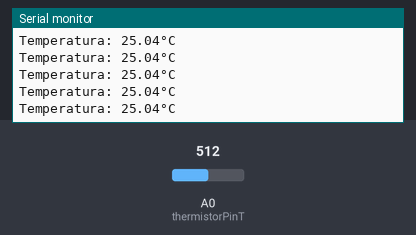
A sketch run on a simulated Arduino Uno, built with avr-gcc and run on an emulated ATmega328P. Shown: the last lines printed to the serial monitor. The inputs (shaded band) are chosen by the test bench; at power-on: A0 (thermistorPinT) = 512.

Above: at 1.2 s.
1.3 s: A0 (thermistorPinT) set to 339
At 2.4 s:
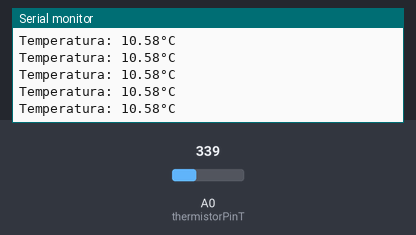
4.3 s: A0 (thermistorPinT) set to 321
At 4.9 s:
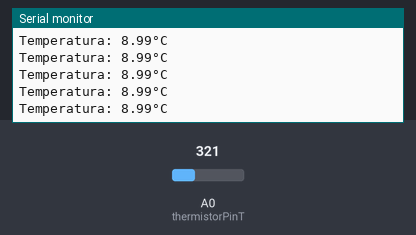
5.8 s: A0 (thermistorPinT) set to 237
At 6.8 s:
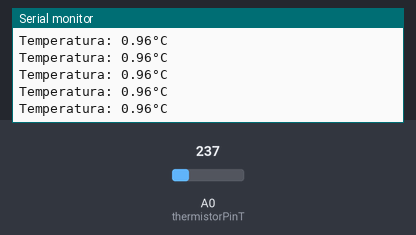
8.8 s: A0 (thermistorPinT) set to 217
At 9.6 s:
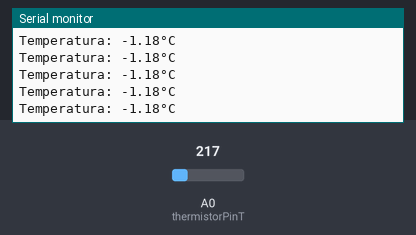
11.8 s: A0 (thermistorPinT) set to 157
At 12.4 s:
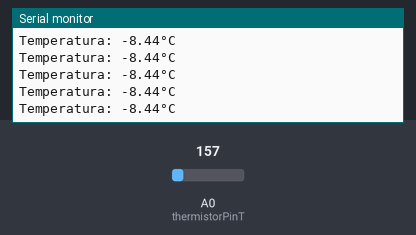
14.8 s: A0 (thermistorPinT) set to 130
At 15.7 s:
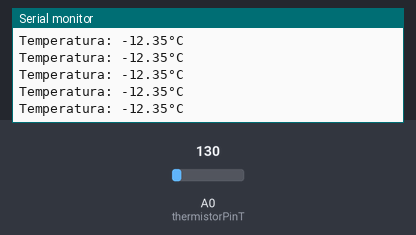
Timing chart, 0 to 17.3 s (numbered marks = the images above; inputs shaded):
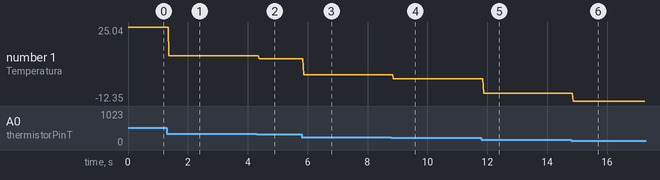

Measured:
- after the input at 1.3 s, the serial monitor: prints a new line after 0.06 s (image 1)
- after the input at 4.3 s, the serial monitor: prints a new line after 0.08 s (image 2)
- after the input at 5.8 s, the serial monitor: prints a new line after 0.07 s (image 3)
- after the input at 8.8 s, the serial monitor: prints a new line after 0.06 s (image 4)
- after the input at 11.8 s, the serial monitor: prints a new line after 0.08 s (image 5)
- after the input at 14.8 s, the serial monitor: prints a new line after 0.07 s (image 6)
- plotted number 1: 25.04 → 10.58 after the input at 1.3 s, 10.58 → 8.99 after the input at 4.3 s, 8.99 → 0.96 after the input at 5.8 s, 0.96 → -1.18 after the input at 8.8 s, -1.18 → -8.44 after the input at 11.8 s

The sketch:

Termistor-NTC-de-20K-con-Arduino.ino
```cpp
/*
  Created by TEOS
  Domotic with Arduino https://goo.gl/btZpjs
  YouTube https://goo.gl/k7TUSZ
  Instagram https://goo.gl/zEIjia
  Facebook https://goo.gl/eivraR
  Twitter https://goo.gl/du5Wgn
  Github https://goo.gl/Xl5IiS
  Google Plus https://goo.gl/gBnUdh
  WEB https://goo.gl/jtiYJy
*/

int thermistorPinT = A0;
int thermistorValueT;
float resistanceValueT = 20000.00;
float logarithmT, conversionT, temperatureT;
float coefficientAT = 1.299632551e-03, coefficientBT = 1.914753579e-04, coefficientCT = 1.627777429e-07;
String resultSerialT;

void setup() {
  Serial.begin(9600);
}

void loop() {
  thermistorValueT = analogRead(thermistorPinT);
  conversionT = resistanceValueT * (1023.0 / (float)thermistorValueT - 1.0);
  logarithmT = log(conversionT);
  temperatureT = (1.0 / (coefficientAT + coefficientBT * logarithmT + coefficientCT * logarithmT * logarithmT * logarithmT));
  temperatureT =  temperatureT - 273.15;
  resultSerialT = "Temperatura: " + String(temperatureT) + "°C";
  Serial.println(resultSerialT);
  delay(10);
}
```
